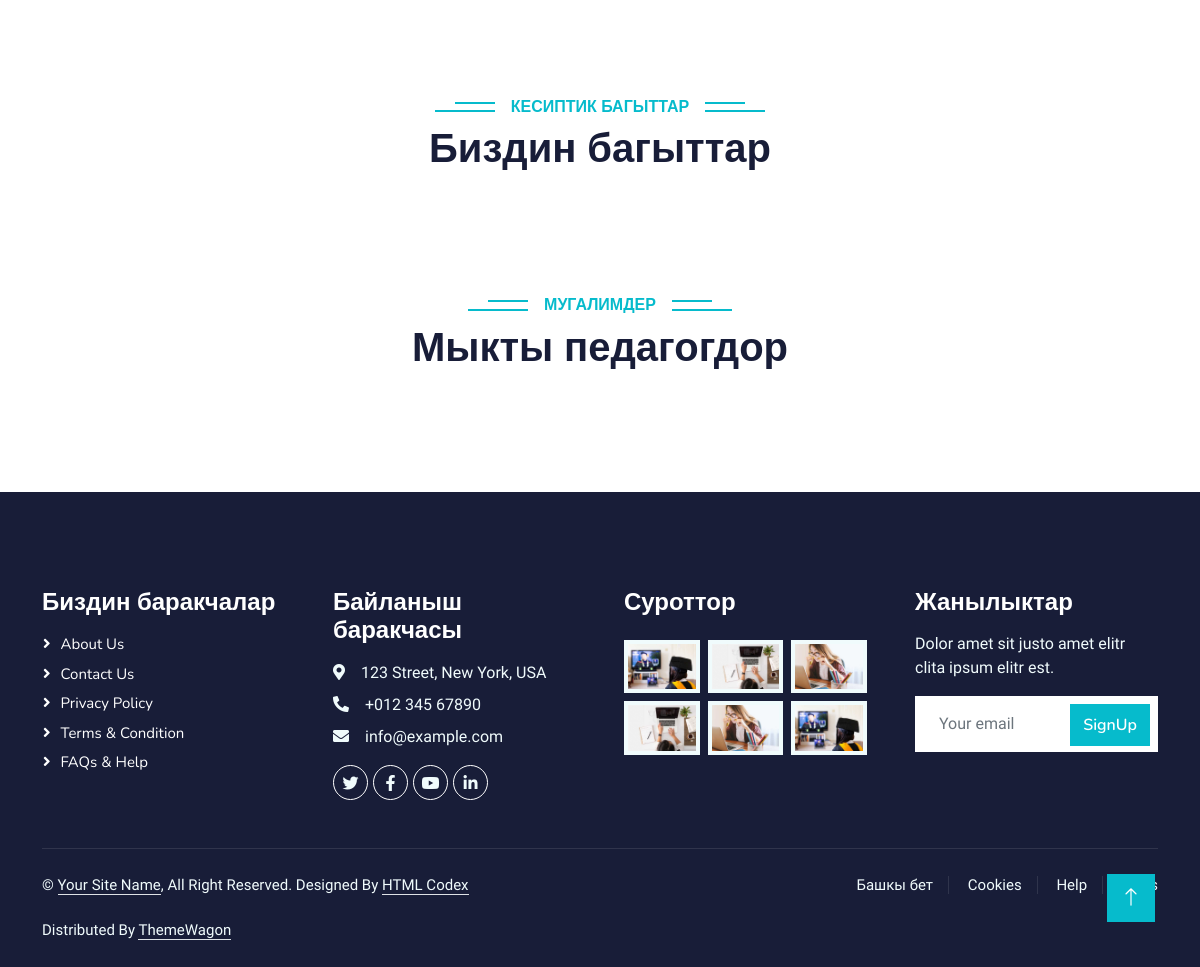
Before: / (lower part) with the older database file.
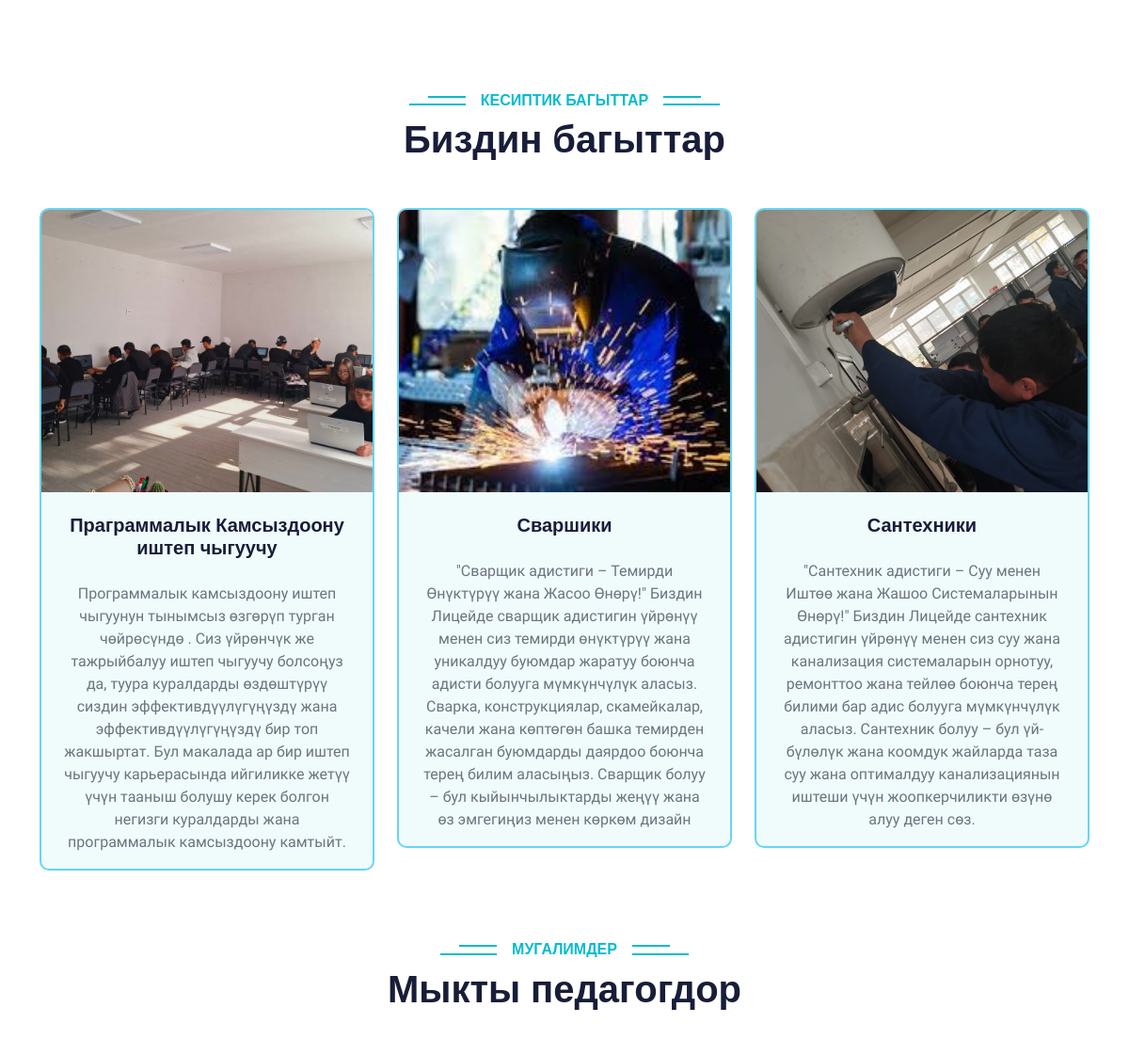
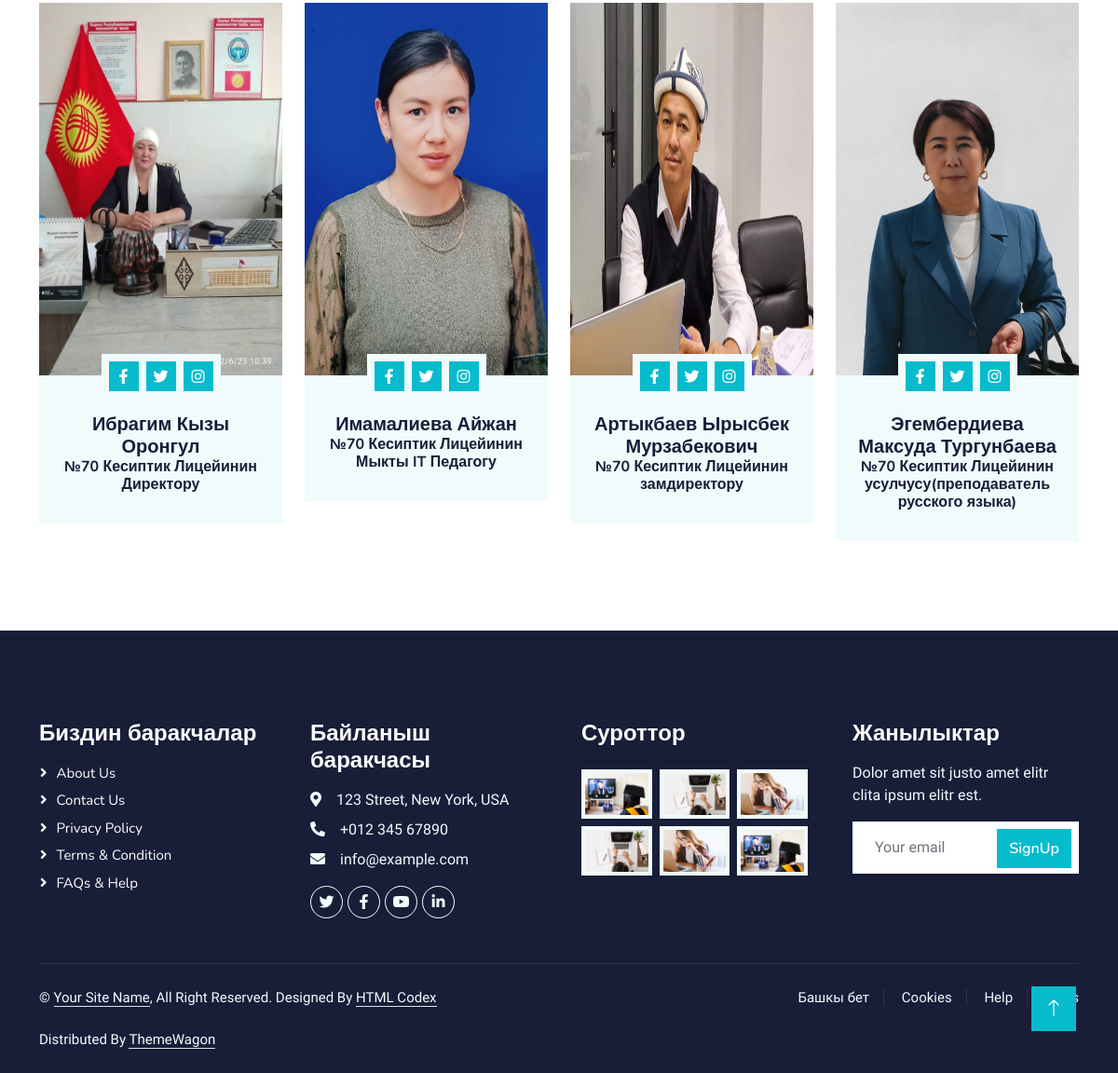
After: the same page with the newer database file (2 pictures, top to bottom).
### luceum/models.py (models this page shows, shortened)
class Profesion(models.Model):
    name = models.CharField(max_length=100, unique=20,verbose_name='Название профессии')
    description = models.TextField(blank=True, null=True, verbose_name='Описание профессии')
    image = models.ImageField(upload_to='professions/', blank=True, null=True,verbose_name='Изображение профессии')
    slug = models.SlugField(max_length=100, unique=True, verbose_name='Слаг профессии')

class Bestpedagog(models.Model):
    name = models.CharField(max_length=100, verbose_name='Имя лучшего педагога')
    image = models.ImageField(upload_to='bestpedagogs/', blank=True, null=True, verbose_name='Изображение лучшего педагога')
    description = models.TextField(blank=True, null=True, verbose_name='Описание лучшего педагога')

### luceum/views.py (the view)
# urls.py: path('', views.index, name='index'),
def index(request):
    context = {
        'categories': Cotegory.objects.all(),
        'professions': Profesion.objects.all(),
        'best_pedagogs': Bestpedagog.objects.all(),
    }
    return render(request, 'luceum/index.html',context)

### luceum/templates/luceum/index.html (shortened to what this page needs)
{% extends 'luceum/base.html' %}
{% load static %}
{% block content %}
    <div class="container-xxl py-5 category">
    </div>
                <div class="container-xxl py-5">
                    <div class="container">
                        <div class="text-center wow fadeInUp" data-wow-delay="0.1s">
                            <h6 class="section-title bg-white text-center text-primary px-3">Кесиптик багыттар</h6>
                            <h1 class="mb-5">Биздин багыттар</h1>
                        </div>
                        <div class="row g-4 justify-content-center">
                            {% for pro in professions %}
                            <div class="col-lg-4 col-md-6 wow fadeInUp" data-wow-delay="0.1s">
                                <div class="course-item bg-light" style="border: 2px solid #66d5f4; border-radius: 10px; overflow: hidden;">
                                    <div class="position-relative overflow-hidden">
                                        <img class="img-fluid" src="{{ pro.image.url }}" alt="" style="object-fit: cover; height: 300px;">
                                    </div>
                                    <div class="text-center p-4 pb-0">
                                        <h5 class="mb-4">{{ pro.name }}</h5>
                                        <p class="text-muted">{{ pro.description }}</p>
                                    </div>
                                </div>
                            </div>
                            {% if forloop.counter|divisibleby:3 %}
                                </div><div class="row g-4 justify-content-center">
                            {% endif %}
                            {% endfor %}
                        </div>
                    </div>
                </div>
    <div class="container-xxl py-5">
        <div class="container">
            <div class="text-center wow fadeInUp" data-wow-delay="0.1s">
                <h6 class="section-title bg-white text-center text-primary px-3">Мугалимдер</h6>
                <h1 class="mb-5">Мыкты педагогдор</h1>
            </div>
            <div class="row g-4">
                {% for pedagog in best_pedagogs %}
                    <div class="col-lg-3 col-md-6 col-sm-12 wow fadeInUp" data-wow-delay="0.1s">
                        <div class="team-item bg-light">
                            <div class="overflow-hidden">
                                <img class="img-fluid" style="width: 500px; height: 400px;" src="{{ pedagog.image.url }}" alt="">
                            </div>
                            <div class="position-relative d-flex justify-content-center" style="margin-top: -23px;">
                                <div class="bg-light d-flex justify-content-center pt-2 px-1">
                                    <a class="btn btn-sm-square btn-primary mx-1" href=""><i class="fab fa-facebook-f"></i></a>
                                    <a class="btn btn-sm-square btn-primary mx-1" href=""><i class="fab fa-twitter"></i></a>
                                    <a class="btn btn-sm-square btn-primary mx-1" href=""><i class="fab fa-instagram"></i></a>
                                </div>
                            </div>
                            <div class="text-center p-4">
                                <h5 class="mb-0">{{ pedagog.name }}</h5>
                                <h6>{{ pedagog.description }}</h6>
                            </div>
                        </div>
                    </div>
                {% endfor %}
            </div>
        </div>
    </div>
{% endblock %}

### luceum/templates/luceum/base.html (shortened to what this page needs)
{% load static %}
<!DOCTYPE html>
<html lang="en">
<head>
<link href="https://cdnjs.cloudflare.com/ajax/libs/font-awesome/5.10.0/css/all.min.css" rel="stylesheet">
<link href="https://cdn.jsdelivr.net/npm/bootstrap-icons@1.4.1/font/bootstrap-icons.css" rel="stylesheet">
<link href="{% static 'lib/animate/animate.min.css' %}" rel="stylesheet">
<link href="{% static 'lib/owlcarousel/assets/owl.carousel.min.css' %}" rel="stylesheet">
<link href="{% static 'css/bootstrap.min.css' %}" rel="stylesheet">
<link href="{% static 'css/style.css' %}" rel="stylesheet">
</head>
<body>
    {% block content %}
    {% endblock %}
    <div class="container-fluid bg-dark text-light footer pt-5 mt-5 wow fadeIn" data-wow-delay="0.1s">
        <div class="container py-5">
            <div class="row g-5">
                <div class="col-lg-3 col-md-6">
                    <h4 class="text-white mb-3">Биздин баракчалар</h4>
                    <a class="btn btn-link" href="">About Us</a>
                    <a class="btn btn-link" href="">Contact Us</a>
                    <a class="btn btn-link" href="">Privacy Policy</a>
                    <a class="btn btn-link" href="">Terms & Condition</a>
                    <a class="btn btn-link" href="">FAQs & Help</a>
                </div>
                <div class="col-lg-3 col-md-6">
                    <h4 class="text-white mb-3">Байланыш баракчасы</h4>
                    <p class="mb-2"><i class="fa fa-map-marker-alt me-3"></i>123 Street, New York, USA</p>
                    <p class="mb-2"><i class="fa fa-phone-alt me-3"></i>+012 345 67890</p>
                    <p class="mb-2"><i class="fa fa-envelope me-3"></i>info@example.com</p>
                    <div class="d-flex pt-2">
                        <a class="btn btn-outline-light btn-social" href=""><i class="fab fa-twitter"></i></a>
                        <a class="btn btn-outline-light btn-social" href=""><i class="fab fa-facebook-f"></i></a>
                        <a class="btn btn-outline-light btn-social" href=""><i class="fab fa-youtube"></i></a>
                        <a class="btn btn-outline-light btn-social" href=""><i class="fab fa-linkedin-in"></i></a>
                    </div>
                </div>
                <div class="col-lg-3 col-md-6">
                    <h4 class="text-white mb-3">Суроттор</h4>
                    <div class="row g-2 pt-2">
                        <div class="col-4">
                            <img class="img-fluid bg-light p-1" src="{% static 'img/course-1.jpg' %}" alt="">
                        </div>
                        <div class="col-4">
                            <img class="img-fluid bg-light p-1" src="{% static 'img/course-2.jpg' %}" alt="">
                        </div>
                        <div class="col-4">
                            <img class="img-fluid bg-light p-1" src="{% static 'img/course-3.jpg' %}" alt="">
                        </div>
                        <div class="col-4">
                            <img class="img-fluid bg-light p-1" src="{% static 'img/course-2.jpg' %}" alt="">
                        </div>
                        <div class="col-4">
                            <img class="img-fluid bg-light p-1" src="{% static 'img/course-3.jpg' %}" alt="">
                        </div>
                        <div class="col-4">
                            <img class="img-fluid bg-light p-1" src="{% static 'img/course-1.jpg' %}" alt="">
                        </div>
                    </div>
                </div>
                <div class="col-lg-3 col-md-6">
                    <h4 class="text-white mb-3">Жанылыктар</h4>
                    <p>Dolor amet sit justo amet elitr clita ipsum elitr est.</p>
                    <div class="position-relative mx-auto" style="max-width: 400px;">
                        <input class="form-control border-0 w-100 py-3 ps-4 pe-5" type="text" placeholder="Your email">
                        <button type="button" class="btn btn-primary py-2 position-absolute top-0 end-0 mt-2 me-2">SignUp</button>
                    </div>
                </div>
            </div>
        </div>
        <div class="container">
            <div class="copyright">
                <div class="row">
                    <div class="col-md-6 text-center text-md-start mb-3 mb-md-0">
                        &copy; <a class="border-bottom" href="#">Your Site Name</a>, All Right Reserved.
                        Designed By <a class="border-bottom" href="https://htmlcodex.com">HTML Codex</a><br><br>
                        Distributed By <a class="border-bottom" href="https://themewagon.com">ThemeWagon</a>
                    </div>
                    <div class="col-md-6 text-center text-md-end">
                        <div class="footer-menu">
                            <a href="">Башкы бет</a>
                            <a href="">Cookies</a>
                            <a href="">Help</a>
                            <a href="">FQAs</a>
                        </div>
                    </div>
                </div>
            </div>
        </div>
    </div>
    <a href="#" class="btn btn-lg btn-primary btn-lg-square back-to-top"><i class="bi bi-arrow-up"></i></a>
</body>
</html>

### luceum/static/css/style.css (style rules this page uses)
:root { --primary: #06BBCC; --light: #F0FBFC; --dark: #181d38; }
.back-to-top { position: fixed; display: none; right: 45px; bottom: 45px; z-index: 99; }
.btn { font-family: 'Nunito', sans-serif; font-weight: 600; transition: .5s; }
.btn.btn-primary, .btn.btn-secondary { color: #FFFFFF; }
.btn-sm-square { width: 32px; height: 32px; }
.btn-lg-square { width: 48px; height: 48px; }
.btn-square, .btn-sm-square, .btn-lg-square { padding: 0; display: flex; align-items: center; justify-content: center; font-weight: normal; border-radius: 0px; }
.section-title { position: relative; display: inline-block; text-transform: uppercase; }
.section-title::before { position: absolute; content: ""; width: calc(100% + 80px); height: 2px; top: 4px; left: -40px; background: var(--primary); z-index: -1; }
.section-title::after { position: absolute; content: ""; width: calc(100% + 120px); height: 2px; bottom: 5px; left: -60px; background: var(--primary); z-index: -1; }
.category img, .course-item img { transition: .5s; }
.team-item img { transition: .5s; }
.footer .btn.btn-social { margin-right: 5px; width: 35px; height: 35px; display: flex; align-items: center; justify-content: center; color: var(--light); font-weight: normal; border: 1px solid #FFFFFF; border-radius: 35px; transition: .3s; }
.footer .btn.btn-link { display: block; margin-bottom: 5px; padding: 0; text-align: left; color: #FFFFFF; font-size: 15px; font-weight: normal; text-transform: capitalize; transition: .3s; }
.footer .btn.btn-link::before { position: relative; content: "\f105"; font-family: "Font Awesome 5 Free"; font-weight: 900; margin-right: 10px; }
.footer .copyright { padding: 25px 0; font-size: 15px; border-top: 1px solid rgba(256, 256, 256, .1); }
.footer .copyright a { color: var(--light); }
.footer .footer-menu a { margin-right: 15px; padding-right: 15px; border-right: 1px solid rgba(255, 255, 255, .1); }
.footer .footer-menu a:last-child { margin-right: 0; padding-right: 0; border-right: none; }

Changed rows visible on the page:
added Profesion: image (picture), name "Праграммалык Камсыздоону иштеп чыгуучу", description "Программалык камсыздоону иштеп чыгуунун тынымсыз өзгөрүп турган чөйрөсүндө . Сиз үйрөнчүк же тажрыйбалуу иштеп чыгуучу болсоңуз да, туура куралдарды өздөштүрүү сиздин эффективдүүлүгүңүздү жана эффективдүүлүгүңүздү бир топ жакшыртат. Бул макалада ар бир иштеп чыгуучу карьерасында ийгиликке жетүү үчүн тааныш болушу керек болгон негизги куралдарды жана программалык камсыздоону камтыйт."
added Profesion: image (picture), name "Сваршики", description "\"Сварщик адистиги – Темирди Өнүктүрүү жана Жасоо Өнөрү!\" Биздин Лицейде сварщик адистигин үйрөнүү менен сиз темирди өнүктүрүү жана уникалдуу буюмдар жаратуу боюнча адисти болууга мүмкүнчүлүк аласыз. Сварка, конструкциялар, скамейкалар, качели жана көптөгөн башка темирден жасалган буюмдарды даярдоо боюнча терең билим аласыңыз. Сварщик болуу – бул кыйынчылыктарды жеңүү жана өз эмгегиңиз менен көркөм дизайн"
added Profesion: image (picture), name "Сантехники", description "\"Сантехник адистиги – Суу менен Иштөө жана Жашоо Системаларынын Өнөрү!\" Биздин Лицейде сантехник адистигин үйрөнүү менен сиз суу жана канализация системаларын орнотуу, ремонттоо жана тейлөө боюнча терең билими бар адис болууга мүмкүнчүлүк аласыз. Сантехник болуу – бул үй-бүлөлүк жана коомдук жайларда таза суу жана оптималдуу канализациянын иштеши үчүн жоопкерчиликти өзүнө алуу деген сөз."
added Bestpedagog: image (picture), name "Ибрагим Кызы Оронгул", description "№70 Кесиптик Лицейинин Директору"
added Bestpedagog: image (picture), name "Имамалиева Айжан", description "№70 Кесиптик Лицейинин Мыкты IT Педагогу"
added Bestpedagog: image (picture), name "Артыкбаев Ырысбек Мурзабекович", description "№70 Кесиптик Лицейинин замдиректору"
added Bestpedagog: image (picture), name "Эгембердиева Максуда Тургунбаева", description "№70 Кесиптик Лицейинин усулчусу(преподаватель русского языка)"
